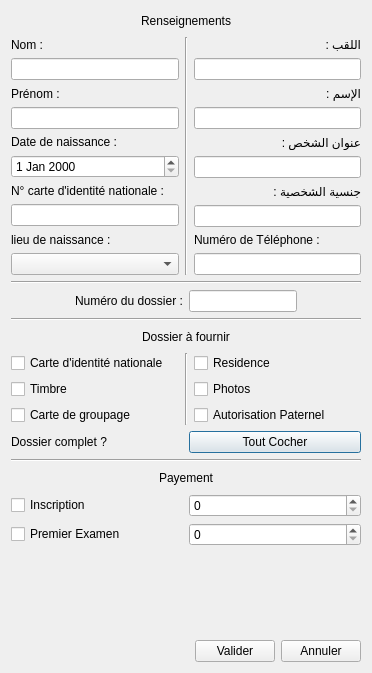
<?xml version="1.0" encoding="UTF-8"?>
<ui version="4.0">
 <class>addCandidat</class>
 <widget class="QDialog" name="addCandidat">
  <property name="geometry">
   <rect>
    <x>0</x>
    <y>0</y>
    <width>372</width>
    <height>673</height>
   </rect>
  </property>
  <property name="windowTitle">
   <string>Dialog</string>
  </property>
  <property name="styleSheet">
   <string notr="true">font: 57 10pt &quot;Yu Gothic Medium&quot;;</string>
  </property>
  <layout class="QGridLayout" name="gridLayout">
   <item row="0" column="0">
    <layout class="QVBoxLayout" name="verticalLayout_16">
     <item>
      <layout class="QHBoxLayout" name="horizontalLayout_11">
       <item>
        <spacer name="horizontalSpacer_5">
         <property name="orientation">
          <enum>Qt::Horizontal</enum>
         </property>
         <property name="sizeHint" stdset="0">
          <size>
           <width>40</width>
           <height>20</height>
          </size>
         </property>
        </spacer>
       </item>
       <item>
        <widget class="QLabel" name="label_9">
         <property name="text">
          <string>Renseignements</string>
         </property>
        </widget>
       </item>
       <item>
        <spacer name="horizontalSpacer_6">
         <property name="orientation">
          <enum>Qt::Horizontal</enum>
         </property>
         <property name="sizeHint" stdset="0">
          <size>
           <width>40</width>
           <height>20</height>
          </size>
         </property>
        </spacer>
       </item>
      </layout>
     </item>
     <item>
      <layout class="QHBoxLayout" name="horizontalLayout_2">
       <item>
        <layout class="QVBoxLayout" name="verticalLayout_13">
         <item>
          <layout class="QVBoxLayout" name="verticalLayout_4">
           <item>
            <widget class="QLabel" name="label_Code_2">
             <property name="text">
              <string>Nom :</string>
             </property>
            </widget>
           </item>
           <item>
            <widget class="QLineEdit" name="lineEdit_nom"/>
           </item>
          </layout>
         </item>
         <item>
          <layout class="QVBoxLayout" name="verticalLayout_5">
           <item>
            <widget class="QLabel" name="label_Nom_2">
             <property name="text">
              <string>Prénom :</string>
             </property>
            </widget>
           </item>
           <item>
            <widget class="QLineEdit" name="lineEdit_prenom"/>
           </item>
          </layout>
         </item>
         <item>
          <layout class="QVBoxLayout" name="verticalLayout_7">
           <item>
            <widget class="QLabel" name="label_7">
             <property name="text">
              <string>Date de naissance :</string>
             </property>
            </widget>
           </item>
           <item>
            <widget class="QDateEdit" name="dateEdit_naissanceCandidat"/>
           </item>
          </layout>
         </item>
         <item>
          <layout class="QVBoxLayout" name="verticalLayout_8">
           <item>
            <widget class="QLabel" name="label_3">
             <property name="text">
              <string>N° carte d'identité nationale :</string>
             </property>
            </widget>
           </item>
           <item>
            <widget class="QLineEdit" name="lineEdit_numCin"/>
           </item>
          </layout>
         </item>
         <item>
          <layout class="QVBoxLayout" name="verticalLayout_9">
           <item>
            <widget class="QLabel" name="label_Wilaya">
             <property name="text">
              <string>lieu de naissance :</string>
             </property>
            </widget>
           </item>
           <item>
            <widget class="QComboBox" name="comboBox_wilaya">
             <property name="editable">
              <bool>false</bool>
             </property>
            </widget>
           </item>
          </layout>
         </item>
        </layout>
       </item>
       <item>
        <widget class="Line" name="line">
         <property name="orientation">
          <enum>Qt::Vertical</enum>
         </property>
        </widget>
       </item>
       <item>
        <layout class="QVBoxLayout" name="verticalLayout_12">
         <item>
          <layout class="QVBoxLayout" name="verticalLayout">
           <item>
            <widget class="QLabel" name="label_5">
             <property name="text">
              <string>اللقب :</string>
             </property>
            </widget>
           </item>
           <item>
            <widget class="QLineEdit" name="lineEdit_nomAr"/>
           </item>
          </layout>
         </item>
         <item>
          <layout class="QVBoxLayout" name="verticalLayout_2">
           <item>
            <widget class="QLabel" name="label">
             <property name="text">
              <string>الإسم :</string>
             </property>
            </widget>
           </item>
           <item>
            <widget class="QLineEdit" name="lineEdit_prenomAr"/>
           </item>
          </layout>
         </item>
         <item>
          <layout class="QVBoxLayout" name="verticalLayout_6">
           <item>
            <widget class="QLabel" name="label_Adresse">
             <property name="text">
              <string>عنوان الشخص :</string>
             </property>
            </widget>
           </item>
           <item>
            <widget class="QLineEdit" name="lineEdit_adresseAr"/>
           </item>
          </layout>
         </item>
         <item>
          <layout class="QVBoxLayout" name="verticalLayout_10">
           <item>
            <widget class="QLabel" name="label_6">
             <property name="text">
              <string>جنسية الشخصية :</string>
             </property>
            </widget>
           </item>
           <item>
            <widget class="QLineEdit" name="lineEdit_nationnalite"/>
           </item>
          </layout>
         </item>
         <item>
          <layout class="QVBoxLayout" name="verticalLayout_3">
           <item>
            <widget class="QLabel" name="label_4">
             <property name="text">
              <string>Numéro de Téléphone :</string>
             </property>
            </widget>
           </item>
           <item>
            <widget class="QLineEdit" name="lineEdit_numTelephone"/>
           </item>
          </layout>
         </item>
        </layout>
       </item>
      </layout>
     </item>
    </layout>
   </item>
   <item row="1" column="0">
    <layout class="QVBoxLayout" name="verticalLayout_11">
     <item>
      <widget class="Line" name="line_2">
       <property name="orientation">
        <enum>Qt::Horizontal</enum>
       </property>
      </widget>
     </item>
     <item>
      <layout class="QHBoxLayout" name="horizontalLayout">
       <item>
        <spacer name="horizontalSpacer_3">
         <property name="orientation">
          <enum>Qt::Horizontal</enum>
         </property>
         <property name="sizeHint" stdset="0">
          <size>
           <width>40</width>
           <height>20</height>
          </size>
         </property>
        </spacer>
       </item>
       <item>
        <widget class="QLabel" name="label_2">
         <property name="text">
          <string>Numéro du dossier :</string>
         </property>
        </widget>
       </item>
       <item>
        <layout class="QHBoxLayout" name="horizontalLayout_9">
         <item>
          <widget class="QLineEdit" name="lineEdit_numDossier"/>
         </item>
        </layout>
       </item>
       <item>
        <spacer name="horizontalSpacer_2">
         <property name="orientation">
          <enum>Qt::Horizontal</enum>
         </property>
         <property name="sizeHint" stdset="0">
          <size>
           <width>40</width>
           <height>20</height>
          </size>
         </property>
        </spacer>
       </item>
      </layout>
     </item>
     <item>
      <layout class="QVBoxLayout" name="verticalLayout_18">
       <item>
        <widget class="Line" name="line_3">
         <property name="orientation">
          <enum>Qt::Horizontal</enum>
         </property>
        </widget>
       </item>
       <item>
        <layout class="QHBoxLayout" name="horizontalLayout_12">
         <item>
          <spacer name="horizontalSpacer_7">
           <property name="orientation">
            <enum>Qt::Horizontal</enum>
           </property>
           <property name="sizeHint" stdset="0">
            <size>
             <width>40</width>
             <height>20</height>
            </size>
           </property>
          </spacer>
         </item>
         <item>
          <widget class="QLabel" name="label_10">
           <property name="text">
            <string>Dossier à fournir</string>
           </property>
          </widget>
         </item>
         <item>
          <spacer name="horizontalSpacer_8">
           <property name="orientation">
            <enum>Qt::Horizontal</enum>
           </property>
           <property name="sizeHint" stdset="0">
            <size>
             <width>40</width>
             <height>20</height>
            </size>
           </property>
          </spacer>
         </item>
        </layout>
       </item>
       <item>
        <layout class="QHBoxLayout" name="horizontalLayout_5">
         <item>
          <layout class="QHBoxLayout" name="horizontalLayout_4">
           <item>
            <layout class="QHBoxLayout" name="horizontalLayout_6">
             <item>
              <layout class="QVBoxLayout" name="verticalLayout_14">
               <item>
                <widget class="QCheckBox" name="checkBox_CIN">
                 <property name="text">
                  <string>Carte d'identité nationale</string>
                 </property>
                </widget>
               </item>
               <item>
                <widget class="QCheckBox" name="checkBox_Timbre">
                 <property name="text">
                  <string>Timbre</string>
                 </property>
                </widget>
               </item>
               <item>
                <widget class="QCheckBox" name="checkBox_Groupage">
                 <property name="text">
                  <string>Carte de groupage</string>
                 </property>
                </widget>
               </item>
              </layout>
             </item>
            </layout>
           </item>
           <item>
            <widget class="Line" name="line_5">
             <property name="orientation">
              <enum>Qt::Vertical</enum>
             </property>
            </widget>
           </item>
           <item>
            <layout class="QVBoxLayout" name="verticalLayout_17">
             <item>
              <widget class="QCheckBox" name="checkBox_Residence">
               <property name="text">
                <string>Residence</string>
               </property>
              </widget>
             </item>
             <item>
              <widget class="QCheckBox" name="checkBox_Photo">
               <property name="text">
                <string>Photos</string>
               </property>
              </widget>
             </item>
             <item>
              <widget class="QCheckBox" name="checkBox_APaternel">
               <property name="text">
                <string>Autorisation Paternel</string>
               </property>
              </widget>
             </item>
            </layout>
           </item>
          </layout>
         </item>
        </layout>
       </item>
       <item>
        <layout class="QHBoxLayout" name="horizontalLayout_10">
         <item>
          <widget class="QLabel" name="label_8">
           <property name="text">
            <string>Dossier complet ?</string>
           </property>
          </widget>
         </item>
         <item>
          <widget class="QPushButton" name="pushButton">
           <property name="text">
            <string>Tout Cocher</string>
           </property>
          </widget>
         </item>
        </layout>
       </item>
      </layout>
     </item>
     <item>
      <widget class="Line" name="line_4">
       <property name="orientation">
        <enum>Qt::Horizontal</enum>
       </property>
      </widget>
     </item>
     <item>
      <layout class="QHBoxLayout" name="horizontalLayout_13">
       <item>
        <spacer name="horizontalSpacer_9">
         <property name="orientation">
          <enum>Qt::Horizontal</enum>
         </property>
         <property name="sizeHint" stdset="0">
          <size>
           <width>40</width>
           <height>20</height>
          </size>
         </property>
        </spacer>
       </item>
       <item>
        <widget class="QLabel" name="label_11">
         <property name="text">
          <string>Payement</string>
         </property>
        </widget>
       </item>
       <item>
        <spacer name="horizontalSpacer_10">
         <property name="orientation">
          <enum>Qt::Horizontal</enum>
         </property>
         <property name="sizeHint" stdset="0">
          <size>
           <width>40</width>
           <height>20</height>
          </size>
         </property>
        </spacer>
       </item>
      </layout>
     </item>
     <item>
      <layout class="QVBoxLayout" name="verticalLayout_15">
       <item>
        <layout class="QHBoxLayout" name="horizontalLayout_7">
         <item>
          <widget class="QCheckBox" name="checkBox_ins">
           <property name="text">
            <string>Inscription</string>
           </property>
          </widget>
         </item>
         <item>
          <widget class="QSpinBox" name="spinBox_ins"/>
         </item>
        </layout>
       </item>
       <item>
        <layout class="QHBoxLayout" name="horizontalLayout_8">
         <item>
          <widget class="QCheckBox" name="checkBox_PrE">
           <property name="text">
            <string>Premier Examen</string>
           </property>
          </widget>
         </item>
         <item>
          <widget class="QSpinBox" name="spinBox_PrE"/>
         </item>
        </layout>
       </item>
      </layout>
     </item>
    </layout>
   </item>
   <item row="2" column="0">
    <spacer name="verticalSpacer">
     <property name="orientation">
      <enum>Qt::Vertical</enum>
     </property>
     <property name="sizeHint" stdset="0">
      <size>
       <width>20</width>
       <height>40</height>
      </size>
     </property>
    </spacer>
   </item>
   <item row="3" column="0">
    <layout class="QHBoxLayout" name="horizontalLayout_3">
     <item>
      <spacer name="horizontalSpacer">
       <property name="orientation">
        <enum>Qt::Horizontal</enum>
       </property>
       <property name="sizeHint" stdset="0">
        <size>
         <width>40</width>
         <height>20</height>
        </size>
       </property>
      </spacer>
     </item>
     <item>
      <widget class="QPushButton" name="pushButton_Valider">
       <property name="text">
        <string>Valider</string>
       </property>
      </widget>
     </item>
     <item>
      <widget class="QPushButton" name="pushButton_Annuler">
       <property name="text">
        <string>Annuler</string>
       </property>
      </widget>
     </item>
    </layout>
   </item>
  </layout>
 </widget>
 <resources/>
 <connections/>
</ui>
